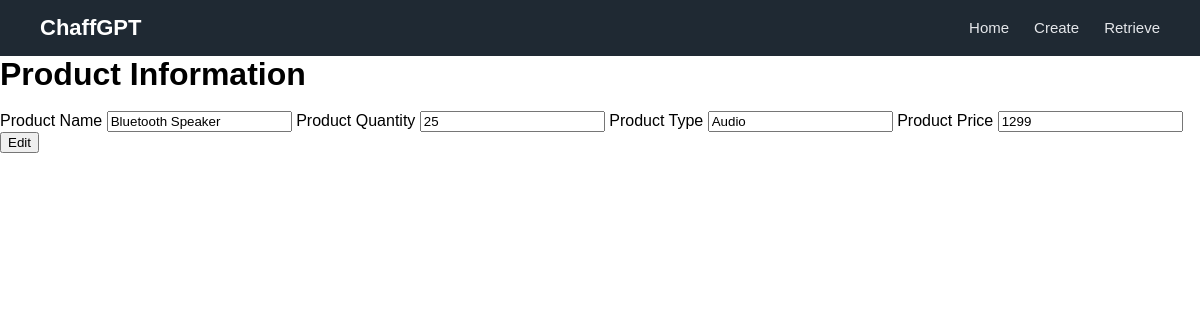
The app's page /pages/viewProduct.php?prod_id=5 with its own data.
### tables this page shows
CREATE TABLE `products` (
  `prod_id` int(11) NOT NULL,
  `prod_name` varchar(100) NOT NULL,
  `prod_quantity` int(11) NOT NULL,
  `prod_type` varchar(100) NOT NULL,
  `prod_price` double NOT NULL,
  `prod_date_added` date NOT NULL
);

### config/functions.php (called while the page is built, shortened)
<?php
function getProduct($prod_id)
{
    include "connection.php";
    $sql = "SELECT * FROM products WHERE prod_id = :id";
    $stmnt = $conn->prepare($sql);
    $stmnt->execute([
        "id" => $prod_id
    ]);
    return $stmnt->fetchAll(PDO::FETCH_ASSOC);
}

### pages/viewProduct.php (the view, shortened to what this page needs)
<?php
if (isset($_GET['prod_id'])) {
    $prod_id = $_GET['prod_id'];
    $getUser = getProduct($prod_id);
} else {
    echo "<script> window.location.href='retrievePage.php' </script>";
}
?>
<!DOCTYPE html>
<html lang="en">
<?php
include "resources/header.php";
?>
<body>
    <?php
    include "resources/navigation.php";
    ?>
    <h1>Product Information</h1>
    <br>
    <form action="functions/updateProduct.php" method="POST">
        <label for="">Product Name</label>
        <input type="text" name="pname" value="<?= $getUser[0]['prod_name'] ?>">
        <label for="">Product Quantity</label>
        <input type="number" name="pquant" value="<?= $getUser[0]['prod_quantity'] ?>">
        <label for="">Product Type</label>
        <input type="text" name="ptype" value="<?= $getUser[0]['prod_type'] ?>">
        <label for="">Product Price</label>
        <input type="text" name="pprice" value="<?= $getUser[0]['prod_price'] ?>">
        <button>Edit</button>
    </form>
</body>
</html>

### css/dashboard.css (style rules this page uses)
* { margin: 0; padding: 20; box-sizing: border-box; font-family: Arial, Helvetica, sans-serif; }

### records on screen
products: pname "Bluetooth Speaker", pquant "25", ptype "Audio", pprice "1299"
